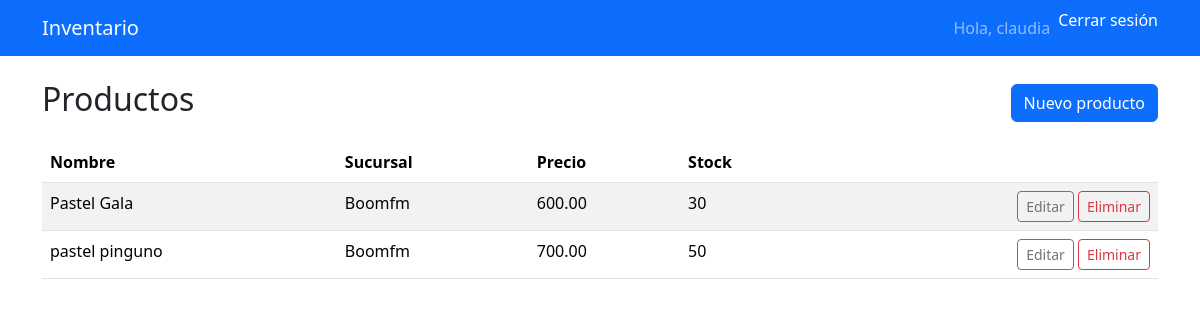
Page /productos/ (signed in) on the earlier database version.
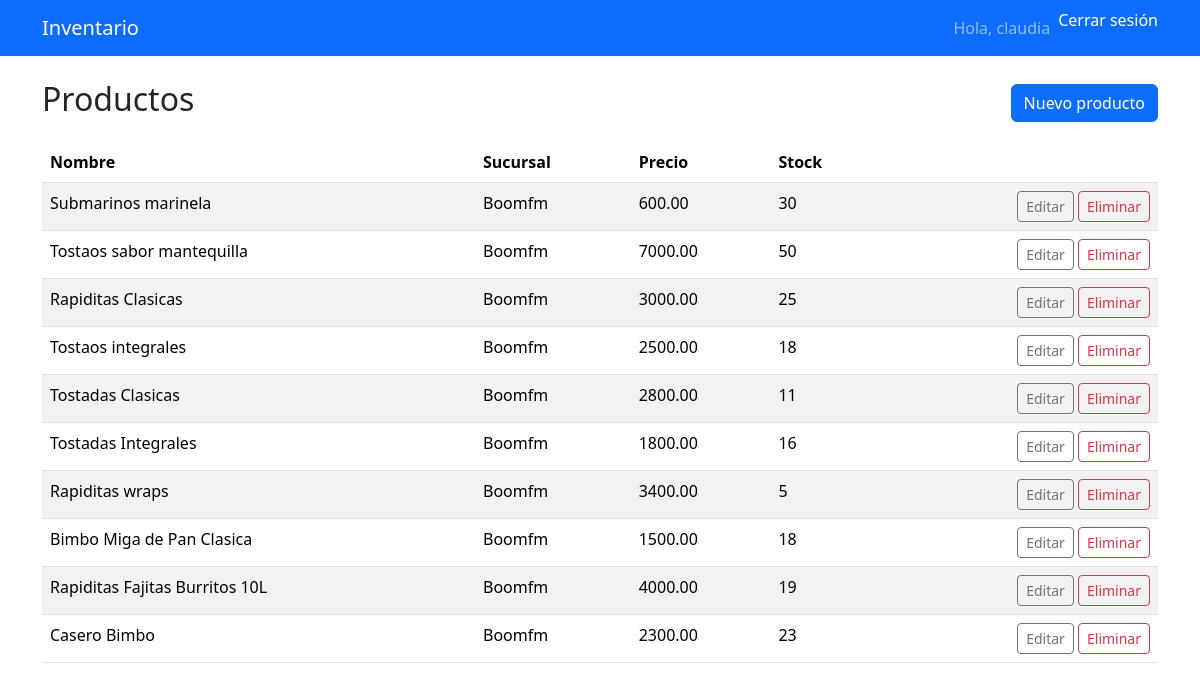
Same page on the later database version.
### inventario/models.py (models this page shows, shortened)
class Producto(models.Model):
    nombre = models.CharField(max_length=100)
    descripcion = models.TextField(blank=True, null=True)
    precio = models.DecimalField(max_digits=10, decimal_places=2)
    stock = models.PositiveIntegerField(default=0)
    sucursal = models.ForeignKey(Sucursal, on_delete=models.CASCADE, related_name='productos')
    fecha_creacion = models.DateTimeField(auto_now_add=True)

class Sucursal(models.Model):
    nombre = models.CharField(max_length=150)
    direccion = models.CharField(max_length=250, blank=True)
    telefono = models.CharField(max_length=50, blank=True)
    created_at = models.DateTimeField(auto_now_add=True)

### inventario/views_productos.py (the view)
# urls.py: path('productos/', views_productos.ProductoListView.as_view(), name='producto_list'),
class ProductoListView(ProductoQuerysetMixin, ListView):
    model = Producto
    template_name = 'inventario/producto_list.html'
    context_object_name = 'productos'

### inventario/context_processors.py (called while the page is built, shortened)
def role_context(request):
    role = None
    if request.user.is_authenticated:
        perfil = getattr(request.user, 'perfil', None)
        role = getattr(perfil, 'rol', None)
    return {'role': role}

### inventario/permissions.py (called while the page is built)
def role_and_sucursales(user):
    perfil = getattr(user, 'perfil', None)
    if not perfil:
        return None, Sucursal.objects.none()
    rol = perfil.rol
    if rol == 'Administrador':
        return rol, Sucursal.objects.all()
    return rol, perfil.sucursales.all()

### inventario/views_productos.py (called while the page is built)
    def get_queryset(self):
        rol, sucursales_qs = role_and_sucursales(self.request.user)
        if rol == 'Administrador':
            return Producto.objects.select_related('sucursal')
        return Producto.objects.select_related('sucursal').filter(sucursal__in=sucursales_qs)

### templates/inventario/producto_list.html (shortened to what this page needs)
{% extends "base.html" %}
{% block content %}
<div class="d-flex justify-content-between align-items-center mb-3">
  <h2>Productos</h2>
  <a class="btn btn-primary" href="{% url 'producto_create' %}">Nuevo producto</a>
</div>
<table class="table table-striped">
  <thead>
    <tr>
      <th>Nombre</th>
      <th>Sucursal</th>
      <th>Precio</th>
      <th>Stock</th>
      <th></th>
    </tr>
  </thead>
  <tbody>
    {% for p in productos %}
      <tr>
        <td>{{ p.nombre }}</td>
        <td>{{ p.sucursal.nombre }}</td>
        <td>{{ p.precio }}</td>
        <td>{{ p.stock }}</td>
        <td class="text-end">
          <a class="btn btn-sm btn-outline-secondary" href="{% url 'producto_update' p.pk %}">Editar</a>
          <a class="btn btn-sm btn-outline-danger" href="{% url 'producto_delete' p.pk %}">Eliminar</a>
        </td>
      </tr>
    {% empty %}
      <tr><td colspan="5">No hay productos.</td></tr>
    {% endfor %}
  </tbody>
</table>
{% endblock %}

### templates/base.html (shortened to what this page needs)
<!doctype html>
<html lang="es">
<head>
  <link href="https://cdn.jsdelivr.net/npm/bootstrap@5.3.2/dist/css/bootstrap.min.css" rel="stylesheet">
</head>
<body>
  <nav class="navbar navbar-expand-lg navbar-dark bg-primary">
    <div class="container">
      <a class="navbar-brand" href="{% url 'home' %}">Inventario</a>
      <div class="collapse navbar-collapse" id="navMain">
        <ul class="navbar-nav ms-auto">
          {% if user.is_authenticated %}
            <li class="nav-item">
              <span class="nav-link">Hola, {{ user.username }}</span>
            </li>
            <li class="nav-item">
              <form method="post" action="{% url 'logout' %}" style="display:inline;">
                <button type="submit" class="nav-link btn btn-link" style="padding: 0; margin: 0; color: white; text-decoration: none;">
                  Cerrar sesión
                </button>
              </form>
            </li>
          {% else %}
            <li class="nav-item">
              <a class="nav-link" href="{% url 'login' %}">Ingresar</a>
            </li>
          {% endif %}
        </ul>
      </div>
    </div>
  </nav>
  <main class="container py-4">
    {% block content %}{% endblock %}
  </main>
</body>
</html>

Differences in the rows shown:
changed Producto: nombre "Pastel Gala" → "Submarinos marinela"
changed Producto: nombre "pastel pinguno" → "Tostaos sabor mantequilla"; precio "700.00" → "7000.00"
added Producto: nombre "Rapiditas Clasicas", sucursal.nombre "Boomfm", precio "3000.00", stock "25"
added Producto: nombre "Tostaos integrales", sucursal.nombre "Boomfm", precio "2500.00", stock "18"
added Producto: nombre "Tostadas Clasicas", sucursal.nombre "Boomfm", precio "2800.00", stock "11"
added Producto: nombre "Tostadas Integrales", sucursal.nombre "Boomfm", precio "1800.00", stock "16"
added Producto: nombre "Rapiditas wraps", sucursal.nombre "Boomfm", precio "3400.00", stock "5"
added Producto: nombre "Bimbo Miga de Pan Clasica", sucursal.nombre "Boomfm", precio "1500.00", stock "18"
added Producto: nombre "Rapiditas Fajitas Burritos 10L", sucursal.nombre "Boomfm", precio "4000.00", stock "19"
added Producto: nombre "Casero Bimbo", sucursal.nombre "Boomfm", precio "2300.00", stock "23"
